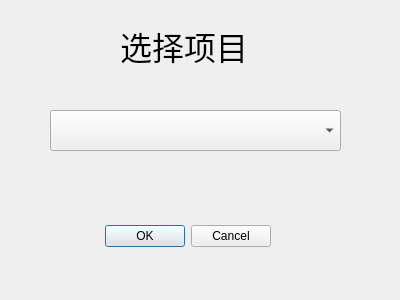
<?xml version="1.0" encoding="UTF-8"?>
<ui version="4.0">
 <class>Dialog</class>
 <widget class="QDialog" name="Dialog">
  <property name="geometry">
   <rect>
    <x>0</x>
    <y>0</y>
    <width>400</width>
    <height>300</height>
   </rect>
  </property>
  <property name="windowTitle">
   <string>Dialog</string>
  </property>
  <widget class="QDialogButtonBox" name="buttonBox">
   <property name="geometry">
    <rect>
     <x>-70</x>
     <y>220</y>
     <width>341</width>
     <height>32</height>
    </rect>
   </property>
   <property name="orientation">
    <enum>Qt::Horizontal</enum>
   </property>
   <property name="standardButtons">
    <set>QDialogButtonBox::Cancel|QDialogButtonBox::Ok</set>
   </property>
  </widget>
  <widget class="QLabel" name="label">
   <property name="geometry">
    <rect>
     <x>120</x>
     <y>20</y>
     <width>181</width>
     <height>51</height>
    </rect>
   </property>
   <property name="font">
    <font>
     <family>宋体</family>
     <pointsize>24</pointsize>
    </font>
   </property>
   <property name="text">
    <string>选择项目</string>
   </property>
  </widget>
  <widget class="QComboBox" name="comboBox">
   <property name="geometry">
    <rect>
     <x>50</x>
     <y>110</y>
     <width>291</width>
     <height>41</height>
    </rect>
   </property>
   <property name="font">
    <font>
     <pointsize>20</pointsize>
    </font>
   </property>
  </widget>
 </widget>
 <resources/>
 <connections>
  <connection>
   <sender>buttonBox</sender>
   <signal>accepted()</signal>
   <receiver>Dialog</receiver>
   <slot>accept()</slot>
   <hints>
    <hint type="sourcelabel">
     <x>248</x>
     <y>254</y>
    </hint>
    <hint type="destinationlabel">
     <x>157</x>
     <y>274</y>
    </hint>
   </hints>
  </connection>
  <connection>
   <sender>buttonBox</sender>
   <signal>rejected()</signal>
   <receiver>Dialog</receiver>
   <slot>reject()</slot>
   <hints>
    <hint type="sourcelabel">
     <x>316</x>
     <y>260</y>
    </hint>
    <hint type="destinationlabel">
     <x>286</x>
     <y>274</y>
    </hint>
   </hints>
  </connection>
 </connections>
</ui>
